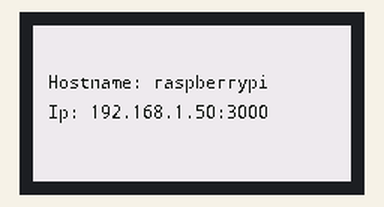
Simulated run of this program. Board: Raspberry Pi (BCM pin numbers). On the bench: 212×104 colour display. System figures (address, load, memory, disk, uptime) are fixed made-up values; an e-paper refresh takes a nominal 2 s (15 s in colour, 0.3 s partial); text uses the font file from the repository. At 2.0 s the program stops and its outputs stay as they are.

Above: at 2.1 s.

The program:

display.py
```python
#!/usr/bin/python3
#-*- coding: utf-8 -*-

import numpy
import subprocess
from PIL import Image, ImageDraw, ImageFont
from inky import InkyPHAT

hostname = str(subprocess.run(["hostname"], capture_output=True).stdout)
ip = str(subprocess.run(["hostname", "-I"], capture_output=True).stdout)

hostname = hostname.strip("b'\\n ")
ip = ip.strip("b'\\n ")

display = InkyPHAT("black")

font = ImageFont.truetype("/home/pi/.local/resources/NotoMono-Regular.ttf",12)

img = Image.new("L", (212,104), 0)
draw = ImageDraw.Draw(img)
draw.text((10,30), "Hostname: " + hostname, display.BLACK, font=font)
draw.text((10,50), "Ip: " + ip + ":3000", display.BLACK, font=font)

display.set_image(img)
display.show()
```
